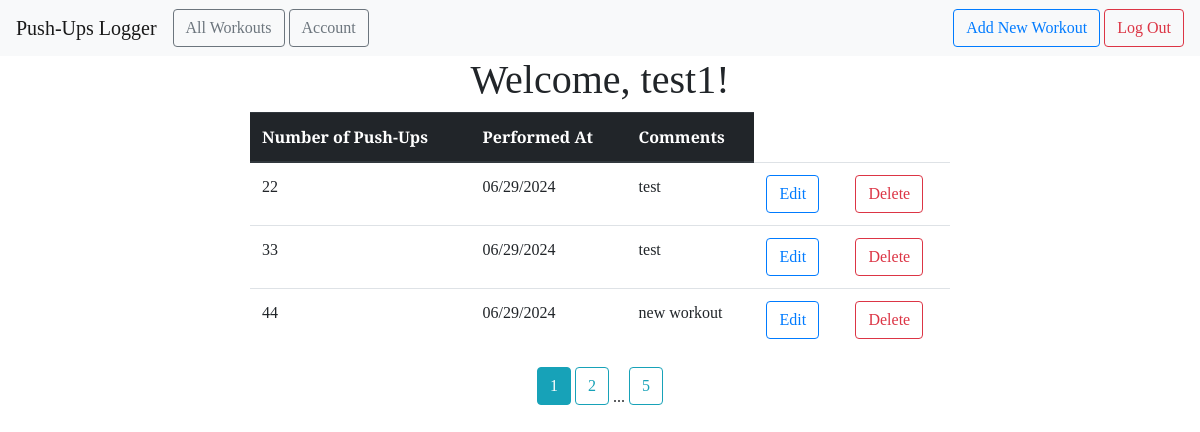
The page /all (signed in) on the database its author committed.
### models.py (models this page shows)
class User(db.Model, UserMixin):
    id = db.Column(db.Integer, primary_key=True)
    email = db.Column(db.String(100), unique=True)
    password = db.Column(db.String(100))
    name = db.Column(db.String(100))
    workout = db.relationship('Workout', backref='author', lazy=True)

class Workout(db.Model):
    id = db.Column(db.Integer, primary_key=True)
    pushups = db.Column(db.Integer, nullable=False)
    date_posted = db.Column(db.DateTime, nullable=False, default = datetime.utcnow)
    comment = db.Column(db.Text, nullable=False)
    user_id = db.Column(db.Integer, db.ForeignKey('user.id'), nullable=False)

### main.py (the view)
@main.route('/all')
@login_required
def user_workouts():
    page = request.args.get('page', 1, type=int)
    user = User.query.filter_by(email=current_user.email).first_or_404()
    workouts = Workout.query.filter_by(author=user).paginate(page=page, per_page=3)
    return render_template('all_workouts.html', workouts=workouts, user=user)

### __init__.py (called while the page is built)
def create_app():
    app = Flask(__name__)
    print(os.getcwd())
    app.config['SECRET_KEY'] = 'secret-key'
    app.config['SQLALCHEMY_DATABASE_URI'] = 'sqlite:///../pushup_logger/instance/db.sqlite'
    print(app.config['SQLALCHEMY_DATABASE_URI'])
    db.init_app(app)
    login_manager = LoginManager()
    login_manager.login_view = 'auth.login'
    login_manager.init_app(app)
    from .models import User
    @login_manager.user_loader
    def load_user(user_id):
        return User.query.get(int(user_id))
    from .main import main as main_blueprint
    app.register_blueprint(main_blueprint)
    from .auth import auth as auth_blueprint
    app.register_blueprint(auth_blueprint)
    return app

### templates/all_workouts.html (shortened to what this page needs)
{% extends "base.html" %} {% block head %} {{ super() }}
<link
  rel="stylesheet"
  href="{{ url_for('static', filename= 'extended_beauty.css') }}"
/>
{% endblock %} {% block content %}
<center>
  <h1>
    Welcome, {{ user.name }}!
  </h1>
</center>
<center>
  <div>
    <table class="table table-hover" style="width: 700px;">
      <thead class="thead-dark">
        <tr>
          <th scope="col">Number of Push-Ups</th>
          <th scope="col">Performed At</th>
          <th scope="col">Comments</th>
        </tr>
      </thead>
      <tbody>
        {% for workout in workouts.items %}
        <tr>
          <td>{{ workout.pushups }}</td>
          <td>{{ workout.date_posted.strftime('%m/%d/%Y') }}</td>
          <td>{{ workout.comment }}</td>
          <td>
            <a
              href="{{ url_for('main.update_workout', workout_id=workout.id) }}"
              class="btn btn-outline-primary"
              role="button"
            >
              Edit
            </a>
          </td>
          <td>
            <a
              href="{{ url_for('main.delete_workout', workout_id=workout.id) }}"
              class="btn btn-outline-danger"
              role="button"
            >
              Delete
            </a>
          </td>
        </tr>
        {% endfor %}
      </tbody>
    </table>
    {% for page_num in workouts.iter_pages(left_edge=1, right_edge=1,
    left_current=1, right_current=1) %} {% if page_num %} {% if workouts.page ==
    page_num %}
    <a
      class="btn btn-info mb-4"
      href="{{ url_for('main.user_workouts', page=page_num) }}"
      >{{ page_num }}</a
    >
    {% else %}
    <a
      class="btn btn-outline-info mb-4"
      href="{{ url_for('main.user_workouts', page=page_num) }}"
      >{{ page_num }}</a
    >
    {% endif %} {% else %} ... {% endif %} {% endfor %}
  </div>
</center>
{% endblock %}

### templates/base.html (shortened to what this page needs)
<!DOCTYPE html>
<html lang="en">
  <head>
    {% block head %}
    <link
      rel="stylesheet"
      href="{{ url_for('static', filename='beauty.css') }}"
    />
    <link
      rel="stylesheet"
      href="https://maxcdn.bootstrapcdn.com/bootstrap/4.0.0/css/bootstrap.min.css"
    />
    {% endblock %}
  </head>
  <body>
    <nav class="navbar navbar-expand-lg navbar-light bg-light">
      <a class="navbar-brand" href="{{ url_for('main.index') }}"
        >Push-Ups Logger</a
      >
      <div class="collapse navbar-collapse" id="navbarSupportedContent">
        <ul class="navbar-nav mr-auto">
          <li class="nav-item active">
            <a
              href="{{ url_for('main.index') }}"
              class="btn btn-outline-secondary"
              role="button"
              >All Workouts</a
            >
          </li>
          <li class="nav-item">
            <a
              href="{{ url_for('main.profile') }}"
              class="btn btn-outline-secondary"
              role="button"
              style="margin-left: 4px;"
              >Account</a
            >
          </li>
        </ul>
        <form class="form-inline my-2 my-lg-0">
          {% if current_user.is_authenticated %}
          <a href="{{ url_for('main.new_workout') }}" class="btn btn-outline-primary" role="button"
            >Add New Workout</a
          >
          {% endif %}  {% if current_user.is_authenticated %}
          <a
            href="{{ url_for('auth.logout') }}"
            class="btn btn-outline-danger"
            role="button"
            style="margin-left: 4px;"
            >Log Out</a
          >
          {% endif %}
        </form>
      </div>
    </nav>
    {% block content %} {% endblock %}
  </body>
</html>

### static/beauty.css (style rules this page uses)
* { font-family: "Arvo", serif; }

### static/extended_beauty.css (style rules this page uses)
h1, h2, h4, p { font-family: "Arvo", serif; }

### rows shown on the page
User: name "test1"
Workout: pushups "22", date_posted "06/29/2024", comment "test"
Workout: pushups "33", date_posted "06/29/2024", comment "test"
Workout: pushups "44", date_posted "06/29/2024", comment "new workout"

### other values the page prints
{{ page_num }} "1"
{{ page_num }} "2" "5"
